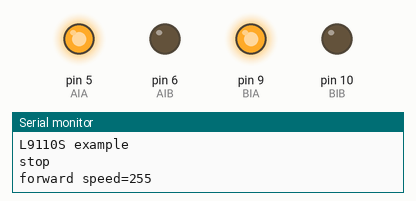
Bench run of a sketch on a simulated Arduino Uno, built with avr-gcc and run on an emulated ATmega328P. Parts: output pins drawn as LEDs (lit = HIGH), the last lines printed to the serial monitor.

Above: at 2.1 s.
At 6.1 s:
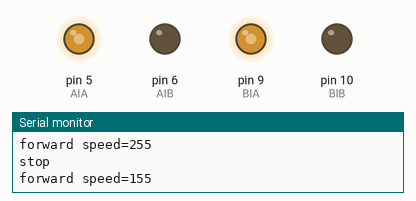
At 14.1 s:
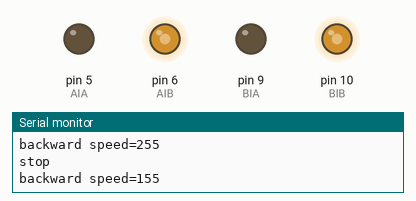
At 26.1 s:
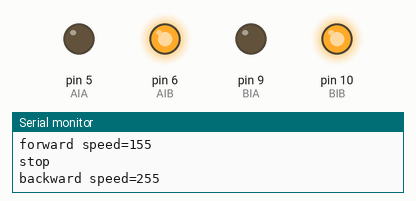
At 36.1 s:
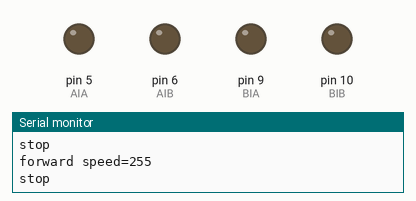
Timing chart, 0 to 39.5 s (numbered marks = the images above):
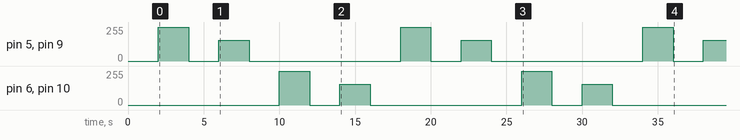

The sketch:

sketch_l9110s.ino
```cpp
const int AIA = 5;  // PWM
const int AIB = 6;  // PWM

const int BIA = 9;  // PWM
const int BIB = 10;  // PWM

byte speed = 255;  // change this (0-255) to control the speed of the motors

void setup() {
  Serial.begin(9600); // set up Serial library at 9600 bps
  Serial.println("L9110S example");

  pinMode(AIA, OUTPUT);
  pinMode(AIB, OUTPUT);
  pinMode(BIA, OUTPUT);
  pinMode(BIB, OUTPUT);
 stop();
 delay(2000);
}

void loop() {
  forward(255);
  delay(2000);
  stop();
  delay(2000);
  forward(155);
  delay(2000);
  stop();
  delay(2000);
  backward(255);
  delay(2000);
  stop();
  delay(2000);
  backward(155);
  delay(2000);
  stop();
  delay(2000);
}

void forward(byte speed)
{
  Serial.print("forward speed=");
  Serial.println(speed);
  analogWrite(AIA, speed);
  digitalWrite(AIB, LOW);

  analogWrite(BIA, speed);
  digitalWrite(BIB, LOW);

}
void backward(byte speed)
{
  Serial.print("backward speed=");
  Serial.println(speed);
  digitalWrite(AIA, LOW);
  analogWrite(AIB, speed);

  digitalWrite(BIA, LOW);
  analogWrite(BIB, speed);

}
void stop()
{
  Serial.println("stop");
  digitalWrite(AIA, LOW);
  digitalWrite(AIB, LOW);

  digitalWrite(BIA, LOW);
  digitalWrite(BIB, LOW);

}


                                                                                                                                                                                                                                                                                                                                                                                                                                                                                                                                                                                                                                                                                                                                                                                                                                                                                                                                                                                                                                                                                                                                                                                                   
```

Measured:
- by itself, pin 5 (AIA), pin 9 (BIA): repeats every 16.0 s: 0/255 2.0 s, 155/255 2.0 s, 0/255 10.0 s, 255/255 2.0 s
- by itself, pin 6 (AIB), pin 10 (BIB): 0/255 → 255/255 at 10.0 s, → 0/255 2.0 s later, → 155/255 2.0 s later, → 0/255 2.0 s later, … (8 changes in this stretch)
